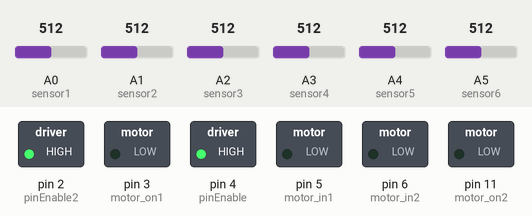
A sketch run on a simulated Arduino Uno, built with avr-gcc and run on an emulated ATmega328P. On the bench: switched loads named in the sketch (green lamp = pin HIGH). The test bench sets the inputs (shaded band); at power-on: A0 (sensor1) = 512, A1 (sensor2) = 512, A2 (sensor3) = 512, A3 (sensor4) = 512, A4 (sensor5) = 512, A5 (sensor6) = 512. What the sketch prints to the serial monitor is not drawn.

Above: at 0.1 s.
Timing chart, 0 to 1.6 s (numbered marks = the images above):
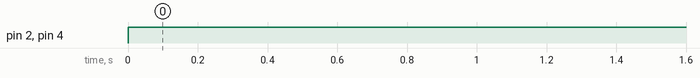

The sketch:

photo_diode1.ino
```cpp
int sensor1 = A0;
int sensor2 = A1;
int sensor3 = A2;
int sensor4 = A3;
int sensor5 = A4;
int sensor6 = A5;
int baca_sensor[6];

int pinEnable = 4;
int pinEnable2 = 2;

int motor_in1 = 5;
int motor_in2 = 6;

int motor_on1 = 3;
int motor_on2 = 11;

void setup()
{
  pinMode(sensor1, INPUT);
  pinMode(sensor2, INPUT);
  pinMode(sensor3, INPUT);
  pinMode(sensor4, INPUT);
  pinMode(sensor5, INPUT);
  pinMode(sensor6, INPUT);

  pinMode(pinEnable, OUTPUT);
  pinMode(pinEnable2, OUTPUT);
  pinMode(motor_in1, OUTPUT);
  pinMode(motor_in2, OUTPUT);
  pinMode(motor_on1, OUTPUT);
  pinMode(motor_on2, OUTPUT);
  Serial.begin(9600);
}

void readsensor(){
baca_sensor[0] = analogRead(sensor1);
baca_sensor[1] = analogRead(sensor2);
baca_sensor[2] = analogRead(sensor3);
baca_sensor[3] = analogRead(sensor4);
baca_sensor[4] = analogRead(sensor5);
baca_sensor[5] = analogRead(sensor6);

Serial.println(baca_sensor[0]);
}
void loop(){
readsensor();

if (baca_sensor[0] < 34 && baca_sensor[1] < 34 && baca_sensor[2] > 34 && baca_sensor[3] > 34 && baca_sensor[4] > 34 && baca_sensor[5] > 34){
digitalWrite (pinEnable, HIGH);
digitalWrite (pinEnable2, HIGH);
digitalWrite (motor_in1, LOW);
digitalWrite (motor_in2, LOW);
digitalWrite (motor_on1, HIGH);
digitalWrite (motor_on2, LOW);
}
if (baca_sensor[0] > 34 && baca_sensor[1] > 34 && baca_sensor[2] < 34 && baca_sensor[3] < 34 && baca_sensor[4] > 34 && baca_sensor[5] > 34){
digitalWrite (pinEnable, HIGH);
digitalWrite (pinEnable2, HIGH);
digitalWrite (motor_in1, HIGH);
digitalWrite (motor_in2, LOW);
digitalWrite (motor_on1, HIGH);
digitalWrite (motor_on2, LOW);
}

if (baca_sensor[0] > 34 && baca_sensor[1] > 34 && baca_sensor[2] > 34 && baca_sensor[3] > 34 && baca_sensor[4] < 34 && baca_sensor[5] < 34){
digitalWrite (pinEnable, HIGH);
digitalWrite (pinEnable2, HIGH);
digitalWrite (motor_in1, HIGH);
digitalWrite (motor_in2, LOW);
digitalWrite (motor_on1, LOW);
digitalWrite (motor_on2, LOW);
}

if (baca_sensor[0] > 34 && baca_sensor[1] > 34 && baca_sensor[2] > 34 && baca_sensor[3] > 34 && baca_sensor[4] > 34 && baca_sensor[5] > 34){
digitalWrite (pinEnable, HIGH);
digitalWrite (pinEnable2, HIGH);
digitalWrite (motor_in1, LOW);
digitalWrite (motor_in2, LOW);
digitalWrite (motor_on1, LOW);
digitalWrite (motor_on2, LOW);
}
}
```

Measured:
- by itself, pin 2 (pinEnable2), pin 4 (pinEnable): LOW → HIGH at 0.00 s
